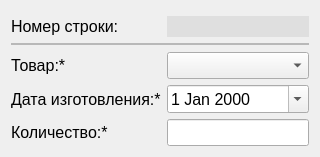
     <widget class="QWidget" name="productInWarehouse">
      <attribute name="title">
       <string>Товар на складе</string>
      </attribute>
      <layout class="QGridLayout" name="gridLayout_7">
       <item row="0" column="0">
        <layout class="QFormLayout" name="productInWarehouse_data">
         <property name="sizeConstraint">
          <enum>QLayout::SetDefaultConstraint</enum>
         </property>
         <property name="fieldGrowthPolicy">
          <enum>QFormLayout::AllNonFixedFieldsGrow</enum>
         </property>
         <property name="rowWrapPolicy">
          <enum>QFormLayout::DontWrapRows</enum>
         </property>
         <property name="labelAlignment">
          <set>Qt::AlignLeading|Qt::AlignLeft|Qt::AlignVCenter</set>
         </property>
         <property name="formAlignment">
          <set>Qt::AlignLeading|Qt::AlignLeft|Qt::AlignTop</set>
         </property>
         <property name="topMargin">
          <number>5</number>
         </property>
         <item row="0" column="0">
          <widget class="QLabel" name="idProductInWarehouse_Label">
           <property name="font">
            <font>
             <pointsize>12</pointsize>
             <weight>50</weight>
             <italic>false</italic>
             <bold>false</bold>
             <underline>false</underline>
            </font>
           </property>
           <property name="styleSheet">
            <string notr="true">color: rgb(0, 0, 0);
</string>
           </property>
           <property name="text">
            <string>Номер строки:</string>
           </property>
          </widget>
         </item>
         <item row="0" column="1">
          <widget class="QLineEdit" name="idProductInWarehouse_LineEdit">
           <property name="enabled">
            <bool>true</bool>
           </property>
           <property name="font">
            <font>
             <pointsize>12</pointsize>
            </font>
           </property>
           <property name="autoFillBackground">
            <bool>false</bool>
           </property>
           <property name="styleSheet">
            <string notr="true">background-color: rgb(223, 223, 223);</string>
           </property>
           <property name="text">
            <string/>
           </property>
           <property name="frame">
            <bool>false</bool>
           </property>
           <property name="readOnly">
            <bool>true</bool>
           </property>
           <property name="placeholderText">
            <string/>
           </property>
          </widget>
         </item>
         <item row="1" column="0" colspan="2">
          <widget class="Line" name="line_8">
           <property name="frameShadow">
            <enum>QFrame::Sunken</enum>
           </property>
           <property name="lineWidth">
            <number>0</number>
           </property>
           <property name="midLineWidth">
            <number>2</number>
           </property>
           <property name="orientation">
            <enum>Qt::Horizontal</enum>
           </property>
          </widget>
         </item>
         <item row="2" column="0">
          <widget class="QLabel" name="product_Label">
           <property name="font">
            <font>
             <pointsize>12</pointsize>
             <weight>50</weight>
             <bold>false</bold>
             <underline>false</underline>
            </font>
           </property>
           <property name="text">
            <string>Товар:*</string>
           </property>
          </widget>
         </item>
         <item row="2" column="1">
          <widget class="QComboBox" name="product_comboBox">
           <property name="font">
            <font>
             <pointsize>12</pointsize>
            </font>
           </property>
          </widget>
         </item>
         <item row="3" column="0">
          <widget class="QLabel" name="productionDate_Label">
           <property name="font">
            <font>
             <pointsize>12</pointsize>
            </font>
           </property>
           <property name="text">
            <string>Дата изготовления:*</string>
           </property>
          </widget>
         </item>
         <item row="4" column="0">
          <widget class="QLabel" name="count_Label">
           <property name="font">
            <font>
             <pointsize>12</pointsize>
            </font>
           </property>
           <property name="text">
            <string>Количество:*</string>
           </property>
          </widget>
         </item>
         <item row="4" column="1">
          <widget class="QLineEdit" name="count_LineEdit">
           <property name="font">
            <font>
             <pointsize>12</pointsize>
            </font>
           </property>
          </widget>
         </item>
         <item row="3" column="1">
          <widget class="QDateEdit" name="productionDate_dateEdit">
           <property name="font">
            <font>
             <pointsize>12</pointsize>
            </font>
           </property>
           <property name="inputMethodHints">
            <set>Qt::ImhDate|Qt::ImhPreferNumbers</set>
           </property>
           <property name="minimumDate">
            <date>
             <year>1999</year>
             <month>12</month>
             <day>31</day>
            </date>
           </property>
           <property name="calendarPopup">
            <bool>true</bool>
           </property>
          </widget>
         </item>
        </layout>
       </item>
      </layout>
     </widget>
